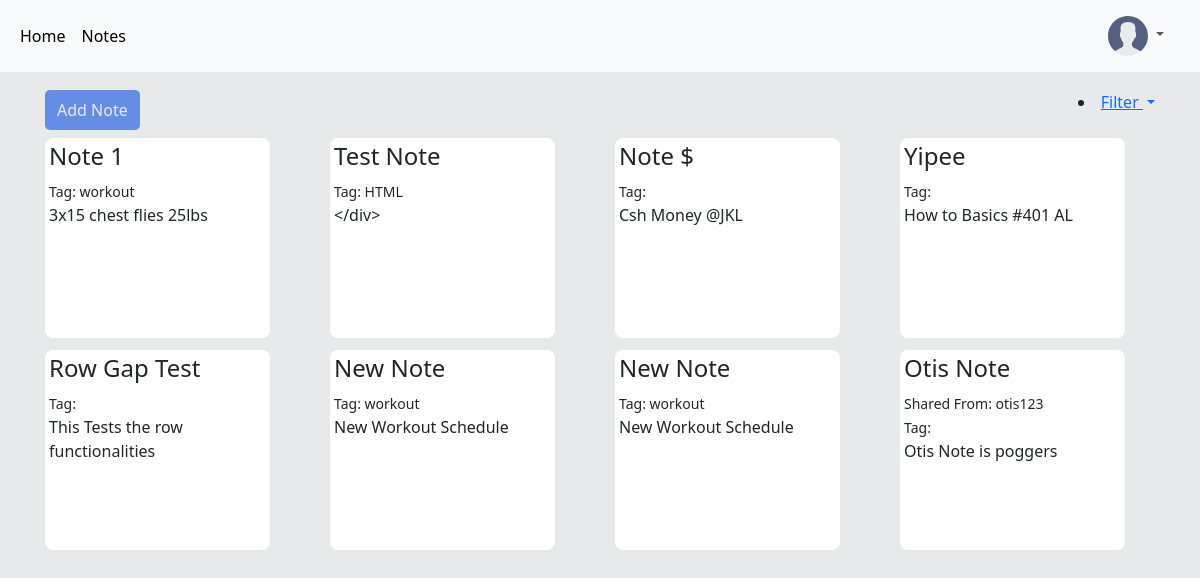
The app's page /note-page/ (signed in) with its own data.
### base/models.py (models this page shows, shortened)
class User(AbstractUser):
    name = models.CharField(max_length=200, null=True)
    email = models.EmailField(unique=True, null=True)
    bio = models.TextField(null=True)
    avatar = models.ImageField(null=True, default='avatar.svg')
    REQUIRED_FIELDS=[]

class Note(models.Model):
    user = models.ForeignKey(User, on_delete=models.CASCADE)
    title = models.CharField(null=False, blank=False, max_length=100)
    tag = models.ForeignKey(Tag, on_delete=models.SET_NULL, null=True)
    body = models.TextField()
    recipients = models.ManyToManyField(User, related_name='recipients', blank=True)
    updated = models.DateTimeField(auto_now=True)
    created = models.DateTimeField(auto_now_add=True)

class Tag(models.Model):
    name = models.CharField(max_length=50)
    def __str__(self):
        return self.name

### base/views.py (the view)
# urls.py: path('note-page/',views.notePage, name="note-page"),
@login_required(login_url='login')
def notePage(request):
    notes = Note.objects.all()
    context = {'notes':notes}
    return render(request, 'base/note_component.html', context)

### base/templates/base/note_component.html (shortened to what this page needs)
{% extends 'main.html' %}
{% block content%}
<div>
    <div class="top-gap-layout">
        <div class="note-settings-container">
            <a href="{%url 'create-note'%}"><button class="theme-button">Add Note</button></a>
            <li class="dropdown">
                <a class="dropdown-toggle" role="button" data-bs-toggle="dropdown" aria-expanded="false">
                    Filter
                </a>
            </li>
        </div>
        <div class="tile-layout" id="notes-tile-layout">
            {% include 'base/note_tile_layout.html' %}
        </div>
    </div>
</div>
 {% endblock content%}

### templates/navbar.html (shortened to what this page needs)
<nav class="navbar navbar-expand-lg bg-body-tertiary">
  <div class="container-fluid">
    <div class="collapse navbar-collapse" id="navbarSupportedContent">
      <ul class="navbar-nav me-auto mb-2 mb-lg-0">
        <div class="navbar-outline">
          <li class="left-navbar">
              <a class="nav-link active" aria-current="page" href="{% url 'home' %}">Home</a>
              <a class="nav-link active" aria-current="page" href="{% url 'note-page' %}">Notes</a>
          </li>
          {% if request.user.is_authenticated %}
          <li class="nav-item dropdown">
          <a class="nav-link dropdown-toggle" href="#" role="button" data-bs-toggle="dropdown" aria-expanded="false">
              <img src="{{request.user.avatar.url}}" class="profile-picture">
          </a>
          </li>
          {% else %}
          <a href="{% url 'login' %}"><button>Login</button></a>
          {%endif%}
        </div>
      </ul>
    </div>
  </div>
</nav>

### base/templates/base/note_tile_layout.html
{% for note in notes%}
            {% if request.user == note.user or request.user in note.recipients.all %}
                <div id="all" class="note-box" style="cursor:pointer;" onclick='location.href="update-note/{{note.id}}";'>
                    <div><h4>{{note.title}}</h4></div>
                    {% if request.user != note.user %}
                    <div><small>Shared From: {{note.user}}</small></div>
                    {% endif %}
                    <div><small>Tag: {{note.tag}}</small></div>
                    <div>
                        <p>{{note.body}}</p>
                    </div>
                </div>
            {% endif %}
{% endfor %}

### static/styles/main.css (style rules this page uses)
body { background-color: #E8E9EB; }

### static/styles/style.css (style rules this page uses)
.tile-layout { display:grid; grid-column-gap: 10px; grid-row-gap: 12px; padding-left: 20px; grid-template-columns: 1fr 1fr 1fr 1fr; }
.navbar-outline { display: grid; grid-template-columns: 1fr 11fr 1fr; justify-content: space-between; align-items: center; }
.note-box { width: 225px; height:200px; background-color: white; border-width:0.6px; border-radius: 8px; padding-top: 4px; padding-left: 4px; padding-right:4px; padding-bottom:4px; }
.note-settings-container { padding-left: 20px; padding-right: 20px; padding-bottom:8px; display: flex; justify-content:space-between; }
.theme-button { background-color:#648DE5; color:#E8E9EB; border-style:solid; border-radius: 5px; border-width: 0px; padding-left:12px; padding-right:12px; padding-top: 8px; padding-bottom: 8px; }

### templates/navbar.html (style rules this page uses)
.profile-picture { width: 40px; }
.left-navbar { align-items: center; display: grid; grid-template-columns: 1fr 1fr; }

### records on screen
User: user.avatar (placeholder picture)
Note: title "Note 1", tag "workout", body "3x15 chest flies 25lbs"
Note: title "Test Note", tag "HTML", body "</div>"
Note: title "Note $", body "Csh Money @JKL"
Note: title "Yipee", body "How to Basics #401 AL"
Note: title "Row Gap Test", body "This Tests the row functionalities"
Note: title "New Note", tag "workout", body "New Workout Schedule"
Note: title "New Note", tag "workout", body "New Workout Schedule"
Note: title "Otis Note", user "otis123", body "Otis Note is poggers"
